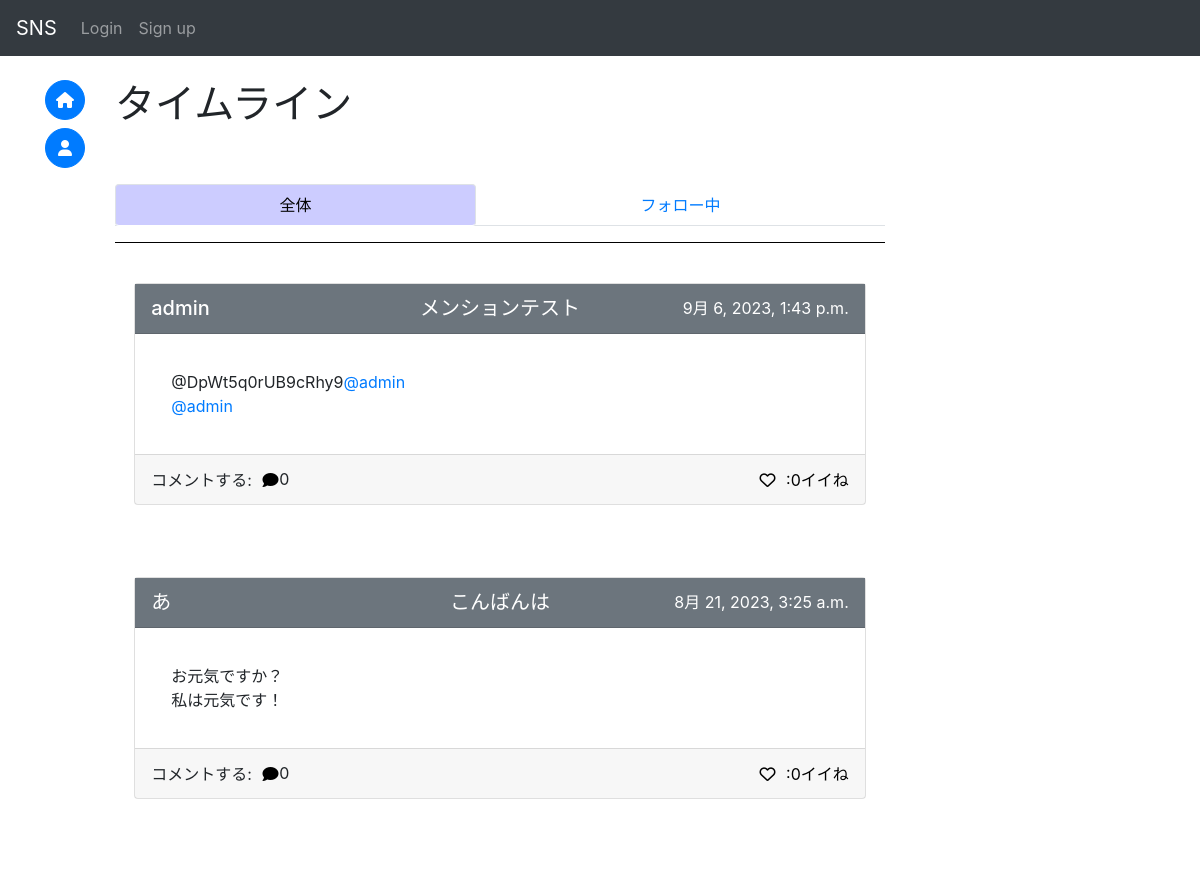
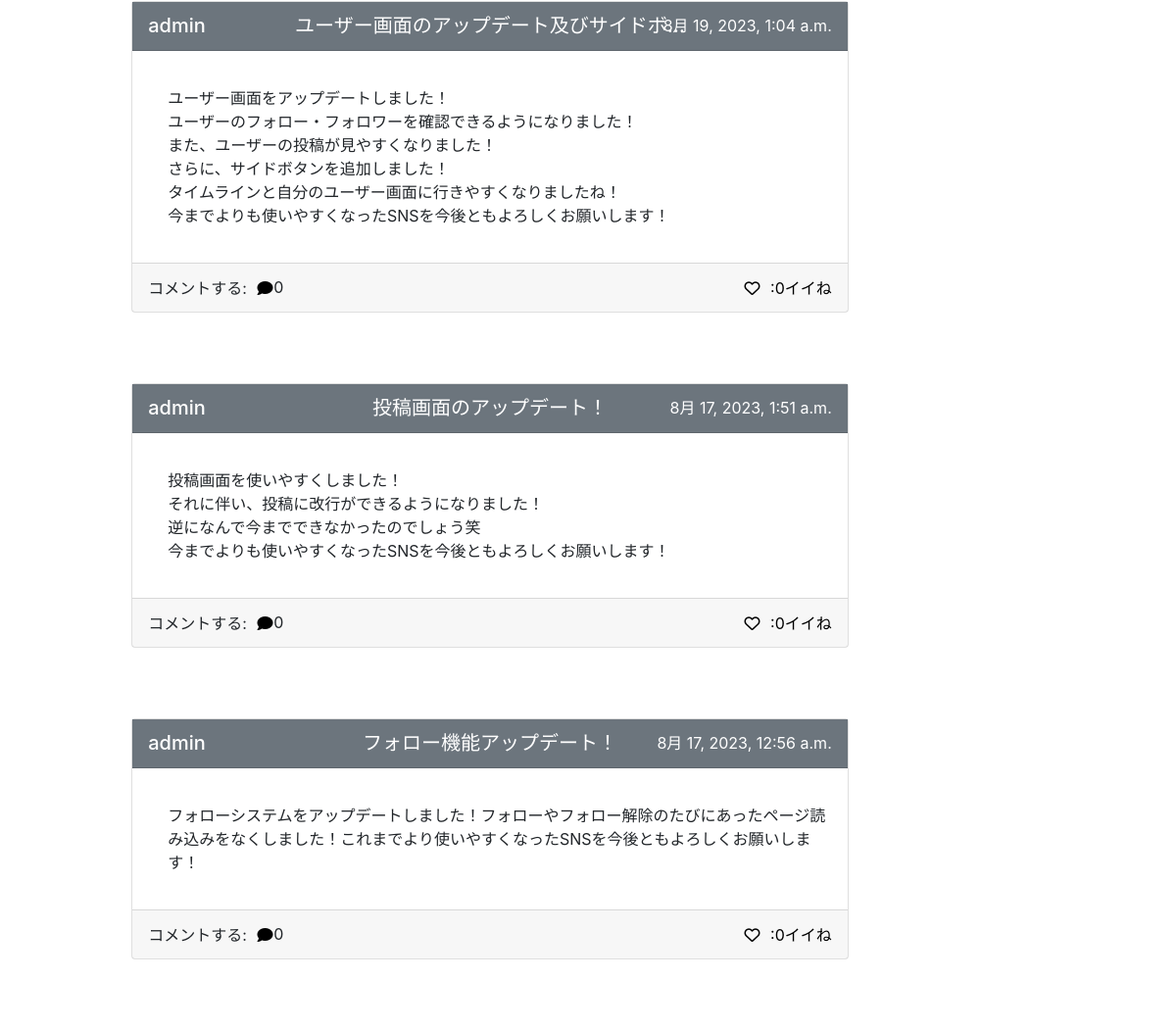
/sns/ (upper part), run on an earlier commit of the app's database (2 pictures, top to bottom).
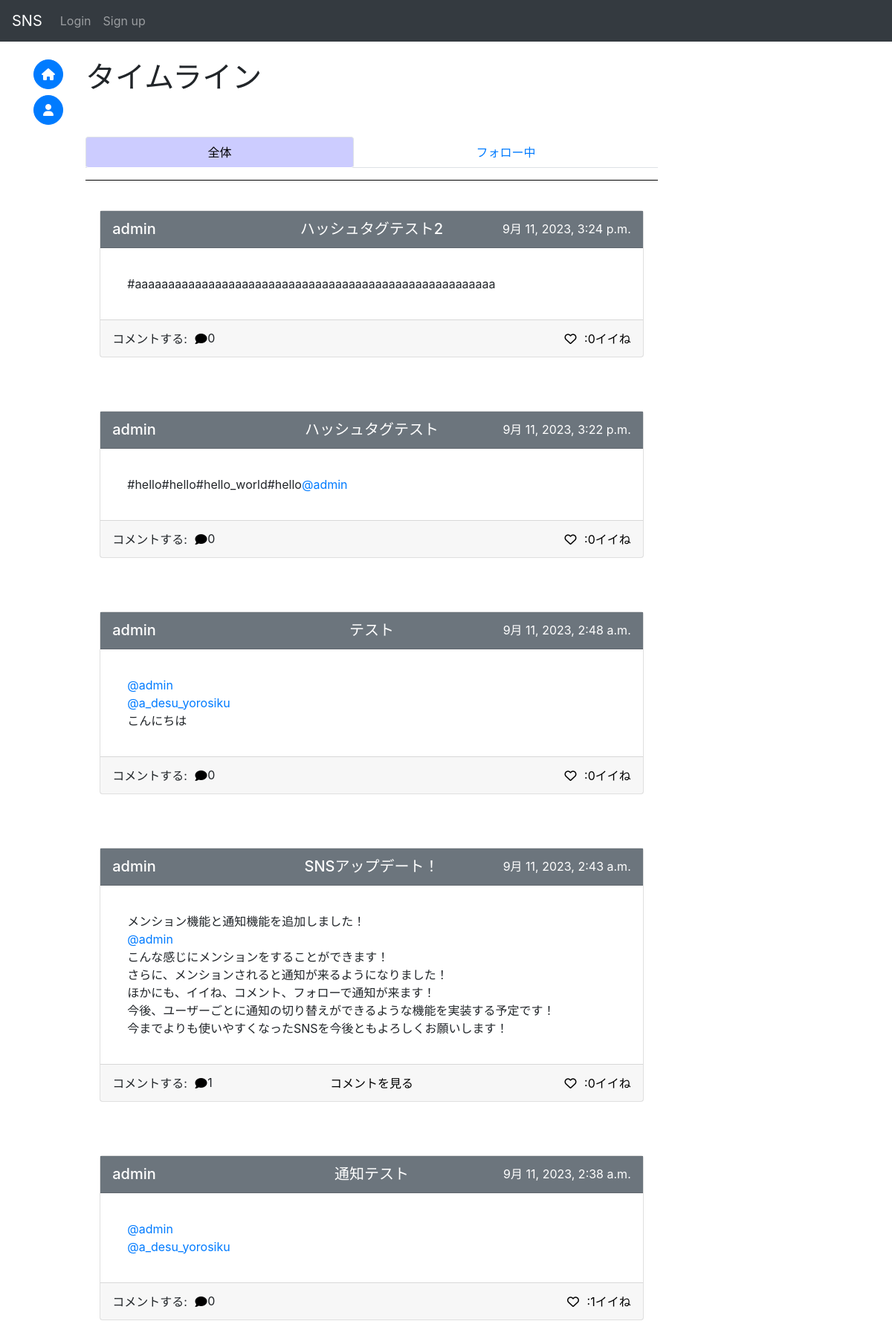
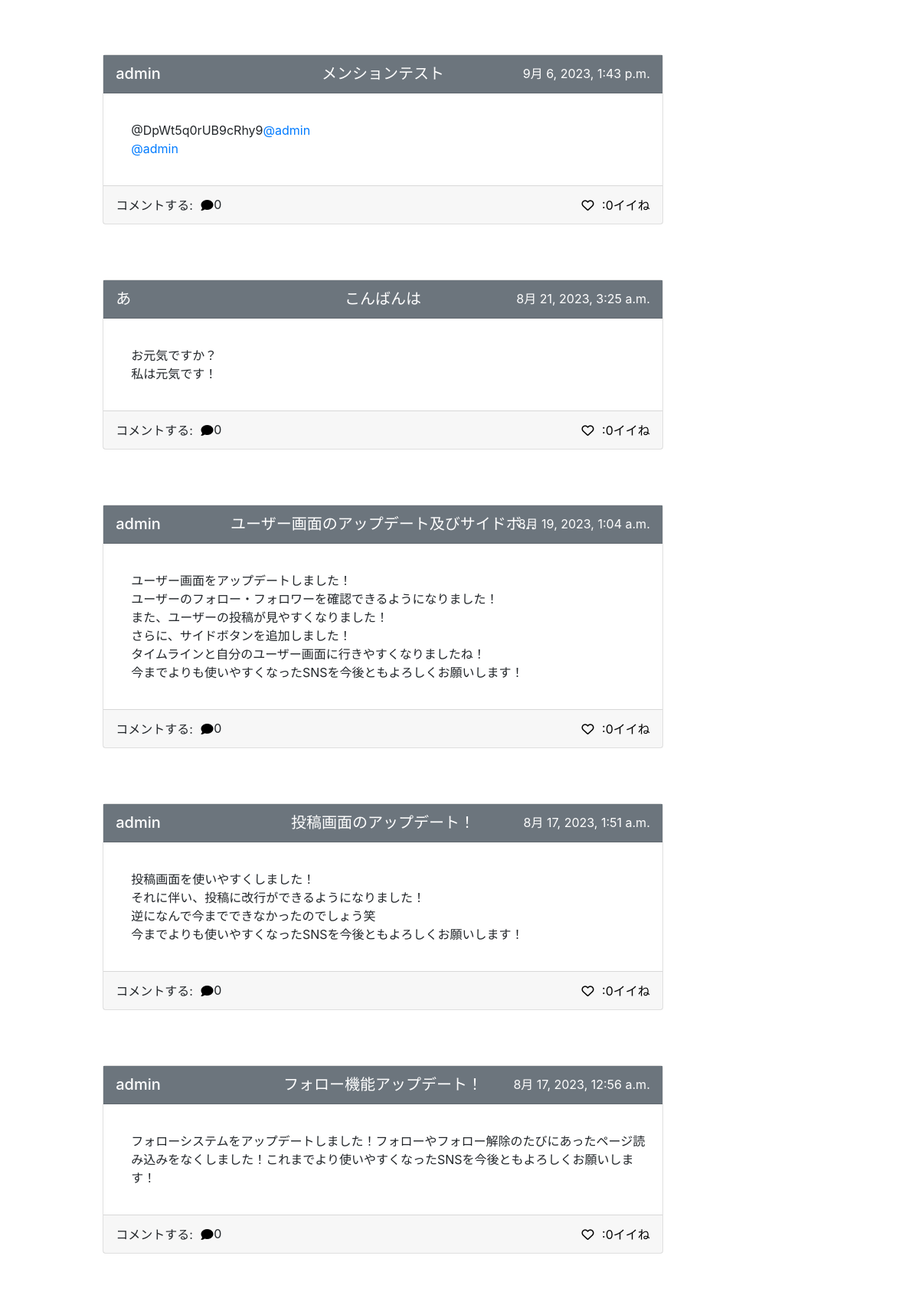
And on a later commit of the database (2 pictures, top to bottom).
### sns/models.py (models this page shows, shortened)
class Post(models.Model):
    id = models.UUIDField(primary_key=True, default=uuid.uuid4, editable=False)
    title = models.CharField(max_length=50, null=True)
    detail = models.TextField(max_length=255)
    author = models.ForeignKey(
        get_user_model(),
        on_delete=models.CASCADE,
        related_name="author"
    )
    created_at = models.DateTimeField(auto_now_add=True)
    good_num = models.IntegerField(default=0)
    mode = models.IntegerField(default=0)#0:通常の投稿 1:コメント
    parent_post = models.ForeignKey(
        "Post",
        on_delete=models.CASCADE,
        null=True,
        blank=True,
    )
    mention = models.ManyToManyField(
        get_user_model(),
        related_name="mention",
        blank=True
    )

### accounts/models.py (models this page shows, shortened)
class CustomUser(AbstractBaseUser, PermissionsMixin):
    id = models.UUIDField(primary_key=True, default=uuid.uuid4, editable=False)
    email = models.EmailField(_("email address"), unique=True, null=True)
    is_staff = models.BooleanField(
        _("staff status"),
        default=False,
        help_text=_("Designates whether the user can log into this admin site."),
    )
    username = models.CharField(_("username"), max_length=50)
    usertag = models.CharField(_("usertag"), max_length=16, unique=True, null=True)
    created_at = models.DateTimeField(auto_now_add=True)
    mentioned = models.ManyToManyField(
        "sns.Post",
        blank=True,
        related_name="mentioned"
    )
    objects = CustomUserManager()
    EMAIL_FIELD = "email"
    USERNAME_FIELD = "email"
    REQUIRED_FIELDS = ["username", "usertag"]
    class Meta:
        verbose_name = _("user")
        verbose_name_plural = _("users")
    def __str__(self):
        return self.username

### sns/views.py (the view, shortened to what this page needs)
# urls.py: path("", views.IndexView.as_view(), name="index"),
class IndexView(generic.ListView):
    queryset = Post.objects.filter(mode=0)
    def get_context_data(self, *args, **kwargs: Any):
        context = super().get_context_data(*args, **kwargs)
        post = Post.objects.filter(mode=0)
        lib.list_comment(context, post)
        if self.request.user.is_anonymous:
            return context

### mysns/lib.py (called while the page is built)
def comment_num_count(now, com_num, count=0):
    ans = 0
    for n in now.post_set.all():
        ans += comment_num_count(n, com_num, count)
    com_num[now.id] = ans
    return ans + 1

def list_comment(context, post):
    comment_num = {} #各投稿に対するコメント数
    top_comment = {} #各投稿に対するコメント
    for p in post:
        comment_num_count(p, comment_num)
        try:
            top_comment[p.id] = p.post_set.all()
        except Exception:
            top_comment[p.id] = []
    context["comment_num"] = comment_num
    context["top_comment"] = top_comment

### sns/templatetags/custom_filter.py (called while the page is built)
@register.filter
def get_value(d, k):
    if k in d:
        return d[k]
    return None

### sns/templates/sns/post_list.html (shortened to what this page needs)
{% extends 'base.html' %}
{% block content %}
{% load custom_filter %}
<h1>タイムライン</h1><br>
<div class="row-1" style="position: sticky;top: 55px;z-index:2;background-color:#fff;">
    <br>
    <ul class="nav nav-tabs nav-fill nav-pills" role="tablist">
        <li class="nav-item tab-hov">
            <a class="nav-link active" id="item1-tab" data-toggle="tab" href="#item1" role="tab" aria-controls="item1" aria-selected="true">全体</a>
        </li>
        <li class="nav-item tab-hov">
            <a class="nav-link" id="item2-tab" data-toggle="tab" href="#item2" role="tab" aria-controls="item2" aria-selected="false">フォロー中</a>
        </li>
    </ul>
    <hr size="10" width="100%" color="black">
    <br>
</div>
<div class="tab-content">
    <div class="tab-pane fade show active" id="item1" role="tabpanel" aria-labelledby="item1-tab">
        {% with posts_include=object_list good_mode="1" othergood='12'%}
            {% include 'post_list_include.html' %}
        {% endwith %}
    </div>
</div>
<br>
<br>
<br>
{% endblock %}

### templates/post_card_include.html (shortened to what this page needs)
{% load custom_filter %}
<div class="card w-150px mx-auto clearfix" style="position:relative;">
    <a href="{% url 'sns:post' postcard.pk %}" style="position:absolute;inset:0;">
        <div class="card-header bg-secondary h-50px clearfix" style="display:flex; justify-content:center;postition:relative;">
            <h5 style="position:absolute; left:1rem;">
                <a href="{% url 'accounts:user' postcard.author.id %}" class="on-a title-link">
                    {{ postcard.author }}
                </a>
            </h5>
            <h5 style="text-align:center; display:table-cell;">
                <a href="{% url 'sns:post' postcard.id %}" class="on-a title-link">
                    {% if postcard.mode != 1 %}
                        {{ postcard.title | truncatechars:20 }}
                    {% endif %}
                </a>
            </h5>
            <p style="position:absolute; right:1rem; color:white">
                {{ postcard.created_at }}
            </p>
        </div>
        <div class="card-body detail clearfix">
            <p class="card-text">
                <div class="on-a">
                    {{ postcard|mention|linebreaks }}
                </div>
            </p>
        </div>
        <div class="card-footer h-50px text-right clearfix" style="display:flex;justify-content:center;postition:relative;">
            <div style="display:inline">
                <p style="position:absolute;left:1rem;">
                    コメントする:
                    <button onClick="clearText('{{ postcard.id }}')" class="good on-a">
                        <i class="fa-solid fa-comment"></i>
                    </button>
                    <div id="comment_num_{{ postcard.id }}" style="position:absolute;left:9rem;">
                        {{ comment_num|get_value:postcard.id }}
                    </div>
                </p>
            </div>
            <div>
            {% with num=comment_num|get_value:postcard.id %}
            {% if num > 0 %}
                <button onClick="openComment('{{ postcard.id }}_{{ good_mode }}')" class="good on-a">
                    コメントを見る
                </button>
            {% endif %}
            {% endwith %}
            </div>
            <div style="position:absolute;right:1rem;">
                {% if user.is_anonymous %}
                    <button onClick="location.href='{% url 'sns:good' postcard.id 1 %}'" class="good on-a">
                        <i class="fa-regular fa-heart"></i>
                    </button>
                {% endif %}
                <a href="{% url 'sns:good_user' postcard.id %}" class="notlink on-a">
                    <div id="num_{{ postcard.id }}_{{ good_mode }}" style="display:inline;size:4;">:{{ postcard.good_num }}イイね</div>
                </a>
            </div>
        </div>
    </a>
</div>

What changed in the data, as far as the page shows it:
added Post: author "admin", title "ハッシュタグテスト2", created_at "9月 11, 2023, 3:24 p.m.", detail.usertag "#aaaaaaaaaaaaaaaaaaaaaaaaaaaaaaaaaaaaaaaaaaaaaaaaaaaaaa", id "0", good_num "0"
added Post: author "admin", title "ハッシュタグテスト", created_at "9月 11, 2023, 3:22 p.m.", detail.usertag "#hello#hello#hello_world#hello @admin", id "0", good_num "0"
added Post: author "admin", title "テスト", created_at "9月 11, 2023, 2:48 a.m.", detail.usertag "@admin @a_desu_yorosiku こんにちは", id "0", good_num "0"
added Post: author "admin", title "SNSアップデート！", created_at "9月 11, 2023, 2:43 a.m.", detail.usertag "メンション機能と通知機能を追加しました！ @admin こんな感じにメンションをすることができます！ さらに、メンションされると通知が来るようになりました！ ほかにも、イイね、コメント、フォローで通知が来ます！ 今後、ユーザーごとに通知の切り替えができるような機能を実装する予定です！ 今までよりも使いやすくなったSNSを今後ともよろしくお願いします！", id "1", good_num "0"
added Post: author "admin", title "通知テスト", created_at "9月 11, 2023, 2:38 a.m.", detail.usertag "@admin @a_desu_yorosiku", id "0", good_num "1"
